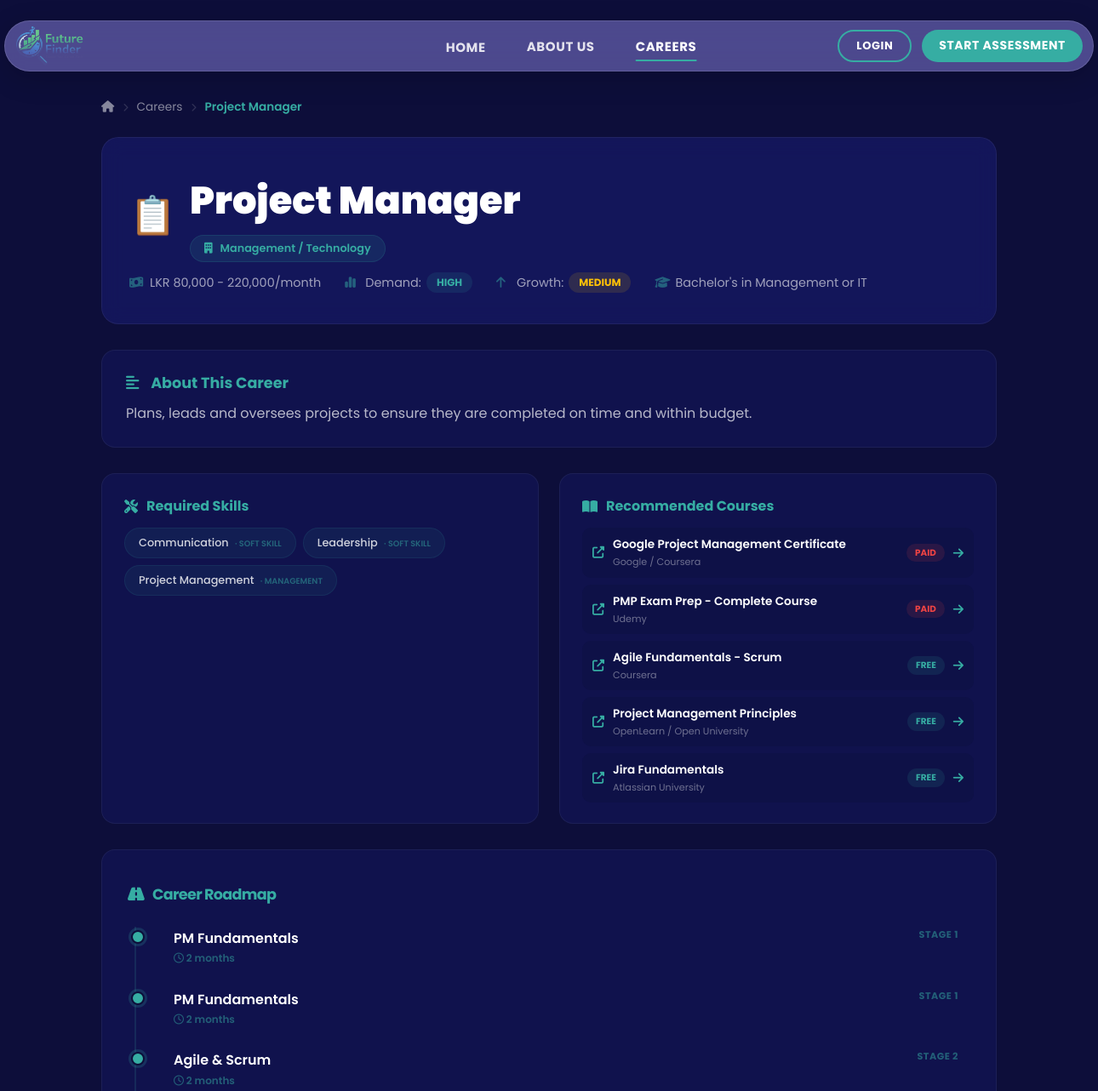
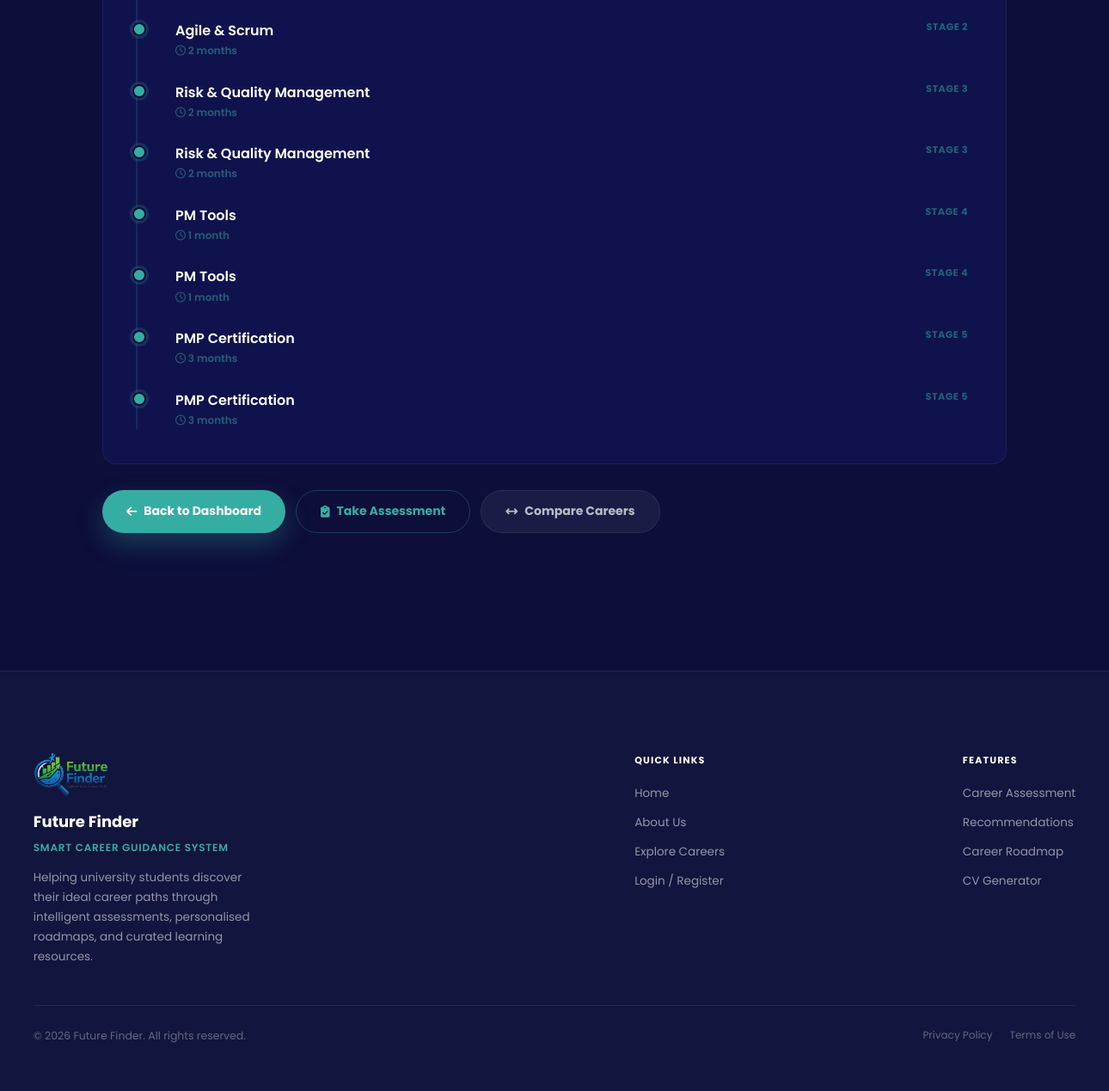
Page /career-details.php?id=5 on the committed database (2 pictures, top to bottom).
### tables this page shows
CREATE TABLE `Careers` (
  `CareerID` int(11) NOT NULL,
  `Title` varchar(100) NOT NULL,
  `Description` text NOT NULL,
  `SalaryRange` varchar(100) NOT NULL,
  `Demand` varchar(50) NOT NULL,
  `Growth` varchar(50) NOT NULL,
  `RequiredEducation` varchar(150) NOT NULL,
  `Industry` varchar(100) NOT NULL
);

CREATE TABLE `Skill` (
  `SkillID` int(11) NOT NULL,
  `Name` varchar(100) NOT NULL,
  `Category` varchar(50) NOT NULL
);

CREATE TABLE `Courses` (
  `CourseID` int(11) NOT NULL,
  `Title` varchar(200) NOT NULL,
  `Provider` varchar(150) DEFAULT NULL,
  `URL` varchar(300) DEFAULT NULL,
  `CareerID` int(11) DEFAULT NULL,
  `IsFree` tinyint(1) DEFAULT 0 COMMENT '1=Free, 0=Paid'
);

CREATE TABLE `Roadmap` (
  `RoadmapID` int(11) NOT NULL,
  `CareerID` int(11) NOT NULL,
  `StageNumber` int(11) NOT NULL,
  `Title` varchar(150) NOT NULL,
  `Description` text DEFAULT NULL,
  `EstimatedTime` varchar(50) DEFAULT NULL,
  `Icon` varchar(10) DEFAULT '?'
);

### career-details.php (the view, shortened to what this page needs)
<?php
require_once __DIR__ . '/Includes/db_connection.php';
$careerID = isset($_GET['id']) ? intval($_GET['id']) : 0;
$careerStmt = mysqli_prepare($conn, "SELECT * FROM Careers WHERE CareerID = ?");
mysqli_stmt_bind_param($careerStmt, 'i', $careerID);
mysqli_stmt_execute($careerStmt);
$careerResult = mysqli_stmt_get_result($careerStmt);
$career = mysqli_fetch_assoc($careerResult);
$skillsStmt = mysqli_prepare($conn, "
    SELECT s.Name, s.Category
    FROM Skill s
    JOIN Career_Skills cs ON s.SkillID = cs.SkillID
    WHERE cs.CareerID = ?
");
mysqli_stmt_bind_param($skillsStmt, 'i', $careerID);
mysqli_stmt_execute($skillsStmt);
$skillsResult = mysqli_stmt_get_result($skillsStmt);
$skills = mysqli_fetch_all($skillsResult, MYSQLI_ASSOC);
$coursesStmt = mysqli_prepare($conn, "SELECT Title, Provider, URL, IsFree FROM Courses WHERE CareerID = ?");
mysqli_stmt_bind_param($coursesStmt, 'i', $careerID);
mysqli_stmt_execute($coursesStmt);
$coursesResult = mysqli_stmt_get_result($coursesStmt);
$courses = mysqli_fetch_all($coursesResult, MYSQLI_ASSOC);
$roadmapStmt = mysqli_prepare($conn, "SELECT * FROM Roadmap WHERE CareerID = ? ORDER BY StageNumber");
mysqli_stmt_bind_param($roadmapStmt, 'i', $careerID);
mysqli_stmt_execute($roadmapStmt);
$roadmapResult = mysqli_stmt_get_result($roadmapStmt);
$roadmap = mysqli_fetch_all($roadmapResult, MYSQLI_ASSOC);
function getDemandTag($demand) {
    $map = [
        'Very High' => 'tag-very-high',
        'High' => 'tag-high',
        'Medium' => 'tag-medium',
        'Low' => 'tag-low'
    ];
    return $map[$demand] ?? 'tag-medium';
}
function homeCareerIcon($title) {
    $value = strtolower($title);
    if (strpos($value, 'project') !== false || strpos($value, 'manager') !== false) return '📋';
    return '💼';
}
?>
<!DOCTYPE html>
<html lang="en">
<head>
    <link rel="stylesheet" href="https://cdnjs.cloudflare.com/ajax/libs/font-awesome/6.5.2/css/all.min.css">
    <link rel="stylesheet" href="CSS/home-page.css">
</head>
<body>
    <?php require_once __DIR__ . '/shared/navbar.php'; ?>
    <div class="detail-wrapper">
        <nav class="breadcrumb" aria-label="Breadcrumb">
            <a href="/future_finder/index.php"><i class="fas fa-home"></i></a>
            <span class="separator"><i class="fas fa-chevron-right" style="font-size:10px;"></i></span>
            <a href="/future_finder/careers.php">Careers</a>
            <span class="separator"><i class="fas fa-chevron-right" style="font-size:10px;"></i></span>
            <span class="current"><?= htmlspecialchars($career['Title']) ?></span>
        </nav>
        <div class="career-header">
            <div class="header-top">
                <span class="header-icon"><?= homeCareerIcon($career['Title']) ?></span>
                <div>
                    <h1><?= htmlspecialchars($career['Title']) ?></h1>
                    <span class="industry-tag"><i class="fas fa-building" style="margin-right:6px;"></i> <?= htmlspecialchars($career['Industry']) ?></span>
                </div>
            </div>
            <div class="header-meta">
                <span class="meta-item"><i class="fas fa-money-bill-wave"></i> <?= htmlspecialchars($career['SalaryRange']) ?></span>
                <span class="meta-item">
                    <i class="fas fa-chart-simple"></i> Demand:
                    <span class="tag <?= getDemandTag($career['Demand']) ?>"><?= htmlspecialchars($career['Demand']) ?></span>
                </span>
                <span class="meta-item">
                    <i class="fas fa-arrow-up"></i> Growth:
                    <span class="tag <?= getDemandTag($career['Growth']) ?>"><?= htmlspecialchars($career['Growth']) ?></span>
                </span>
                <span class="meta-item"><i class="fas fa-graduation-cap"></i> <?= htmlspecialchars($career['RequiredEducation']) ?></span>
            </div>
        </div>
        <div class="career-description">
            <h2><i class="fas fa-align-left" style="margin-right:10px;"></i> About This Career</h2>
            <p><?= htmlspecialchars($career['Description']) ?></p>
        </div>
        <div class="detail-grid">
            <div class="detail-card">
                <div class="card-title"><i class="fas fa-tools"></i> Required Skills</div>
                <?php if (empty($skills)): ?>
                    <p class="empty-text">No specific skills listed for this career.</p>
                <?php else: ?>
                    <div class="skills-list">
                        <?php foreach ($skills as $skill): ?>
                            <span class="skill-tag">
                                <?= htmlspecialchars($skill['Name']) ?>
                                <span class="skill-category">· <?= htmlspecialchars($skill['Category']) ?></span>
                            </span>
                        <?php endforeach; ?>
                    </div>
                <?php endif; ?>
            </div>
            <div class="detail-card">
                <div class="card-title"><i class="fas fa-book-open"></i> Recommended Courses</div>
                <?php if (empty($courses)): ?>
                    <p class="empty-text">No courses recommended for this career yet.</p>
                <?php else: ?>
                    <div class="courses-list">
                        <?php foreach ($courses as $course): ?>
                            <a href="<?= htmlspecialchars($course['URL']) ?>" target="_blank" class="course-item">
                                <i class="fas fa-external-link-alt"></i>
                                <div class="course-info">
                                    <div class="course-title"><?= htmlspecialchars($course['Title']) ?></div>
                                    <div class="course-provider"><?= htmlspecialchars($course['Provider']) ?></div>
                                </div>
                                <span class="course-badge <?= $course['IsFree'] ? 'badge-free' : 'badge-paid' ?>">
                                    <?= $course['IsFree'] ? 'Free' : 'Paid' ?>
                                </span>
                                <span class="course-link"><i class="fas fa-arrow-right"></i></span>
                            </a>
                        <?php endforeach; ?>
                    </div>
                <?php endif; ?>
            </div>
        </div>
        <div class="roadmap-section">
            <div class="section-title"><i class="fas fa-road"></i> Career Roadmap</div>
            <?php if (empty($roadmap)): ?>
                <p class="empty-text" style="color:rgba(255,255,255,0.3);font-style:italic;">No roadmap stages defined for this career yet.</p>
            <?php else: ?>
                <div class="roadmap-steps">
                    <?php foreach ($roadmap as $step): ?>
                        <div class="roadmap-step">
                            <div class="step-number">Stage <?= htmlspecialchars($step['StageNumber']) ?></div>
                            <div class="step-title"><?= htmlspecialchars($step['Title']) ?></div>
                            <div class="step-time"><i class="far fa-clock"></i> <?= htmlspecialchars($step['EstimatedTime']) ?></div>
                        </div>
                    <?php endforeach; ?>
                </div>
            <?php endif; ?>
        </div>
        <div class="action-buttons">
            <a href="User/dashboard.php" class="btn btn-primary">
                <i class="fas fa-arrow-left"></i> Back to Dashboard
            </a>
            <a href="User/before_assessment.php" class="btn btn-outline">
                <i class="fas fa-clipboard-check"></i> Take Assessment
            </a>
            <a href="User/compare.php" class="btn btn-secondary">
                <i class="fas fa-arrows-left-right"></i> Compare Careers
            </a>
        </div>
    </div>
    <?php require_once __DIR__ . '/shared/footer.php'; ?>
</body>
</html>

### CSS/home-page.css (style rules this page uses)
:root { --navy:#121358;--navy-2:#171866;--card:rgba(25,27,103,.72);--line:rgba(141,184,255,.16);--white:#f8fbff;--muted:#c2c8e5;--blue:#3184ff;--cyan:#18d6dc;--purple:#9857ff;--button:#36ADA3;--shadow:0 24px 70px rgba(0,0,0,.34);--radius:24px }
* { box-sizing:border-box;margin:0;padding:0 }
html { scroll-behavior:smooth;scroll-padding-top:90px }
body { font-family:Poppins,system-ui,sans-serif;background:var(--navy);color:var(--white);line-height:1.7;overflow-x:hidden }
a { color:inherit;text-decoration:none }
.section-title { margin-top:14px;font-size:clamp(2rem,4vw,3.2rem);line-height:1.15;letter-spacing:-.04em }
.btn { border:0;cursor:pointer;display:inline-flex;align-items:center;justify-content:center;gap:9px;min-height:50px;padding:0 22px;border-radius:14px;font-weight:700;transition:.25s transform,.25s box-shadow,.25s background }
.btn-primary { color:white;background:var(--button);box-shadow:0 12px 30px rgba(54,173,163,.3) }
.btn-secondary { border:1px solid rgba(145,203,255,.25);background:rgba(255,255,255,.06);color:white }
.step-number { position:absolute;top:12px;right:14px;color:rgba(255,255,255,.16);font-size:2rem;font-weight:800 }

### rows in the picture
careers: Title "Project Manager", Title "📋", Industry "Management / Technology", SalaryRange "LKR 80,000 - 220,000/month", Demand "HIGH", Growth "MEDIUM", RequiredEducation "Bachelor's in Management or IT", Description "Plans, leads and oversees projects to ensure they are completed on time and within budget."
skill: Name "Communication", Category "SOFT SKILL"
skill: Name "Leadership", Category "SOFT SKILL"
skill: Name "Project Management", Category "MANAGEMENT"
courses: Title "Google Project Management Certificate", Provider "Google / Coursera", IsFree "PAID"
courses: Title "PMP Exam Prep - Complete Course", Provider "Udemy", IsFree "PAID"
courses: Title "Agile Fundamentals - Scrum", Provider "Coursera", IsFree "FREE"
courses: Title "Project Management Principles", Provider "OpenLearn / Open University", IsFree "FREE"
courses: Title "Jira Fundamentals", Provider "Atlassian University", IsFree "FREE"
roadmap: StageNumber "1", Title "PM Fundamentals", EstimatedTime "2 months"
roadmap: StageNumber "1", Title "PM Fundamentals", EstimatedTime "2 months"
roadmap: StageNumber "2", Title "Agile & Scrum", EstimatedTime "2 months"
roadmap: StageNumber "2", Title "Agile & Scrum", EstimatedTime "2 months"
roadmap: StageNumber "3", Title "Risk & Quality Management", EstimatedTime "2 months"
roadmap: StageNumber "3", Title "Risk & Quality Management", EstimatedTime "2 months"
roadmap: StageNumber "4", Title "PM Tools", EstimatedTime "1 month"
roadmap: StageNumber "4", Title "PM Tools", EstimatedTime "1 month"
roadmap: StageNumber "5", Title "PMP Certification", EstimatedTime "3 months"
roadmap: StageNumber "5", Title "PMP Certification", EstimatedTime "3 months"
